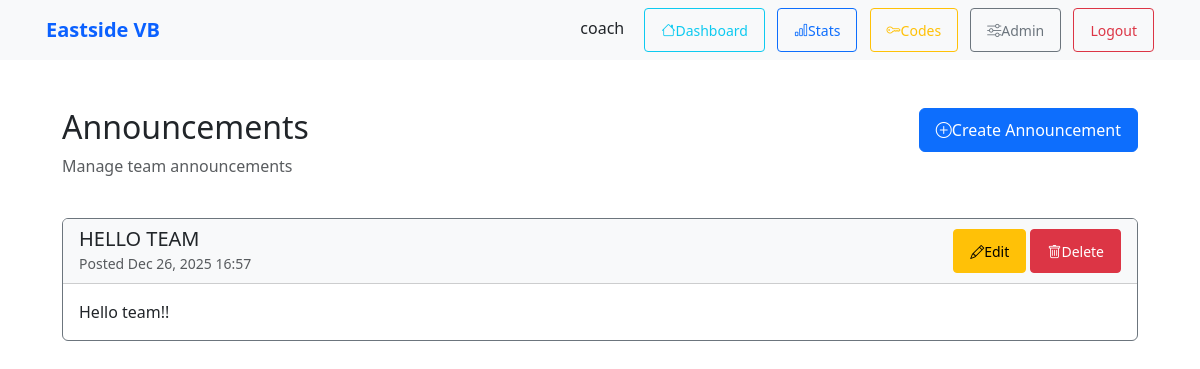
The page /announcements/ (signed in) on the database its author committed.
### team/models.py (models this page shows, shortened)
class Announcement(models.Model):
    coach = models.ForeignKey(User, on_delete=models.CASCADE, related_name='announcements')
    title = models.CharField(max_length=200)
    message = models.TextField()
    created_at = models.DateTimeField(default=timezone.now)
    updated_at = models.DateTimeField(auto_now=True)
    is_urgent = models.BooleanField(default=False)
    class Meta:
        ordering = ['-created_at']

### team/views.py (the view)
# urls.py: path('announcements/', announcement_list, name='announcement_list'),
@login_required
@user_passes_test(is_coach)
def announcement_list(request):
    from .models import Announcement
    announcements = Announcement.objects.filter(coach=request.user).order_by('-created_at')
    context = {
        'announcements': announcements,
    }
    return render(request, 'team/announcement_list.html', context)

### team/views.py (called while the page is built)
def is_coach(user):
    return user.is_staff or user.is_superuser

### team/templates/team/announcement_list.html (shortened to what this page needs)
{% extends "base.html" %}
{% block content %}
<div class="container mt-4">
    <div class="row mb-4">
        <div class="col-md-8">
            <h1 class="h2">Announcements</h1>
            <p class="text-muted">Manage team announcements</p>
        </div>
        <div class="col-md-4 text-end">
            <a href="{% url 'team:announcement_create' %}" class="btn btn-primary">
                <i class="bi bi-plus-circle"></i> Create Announcement
            </a>
        </div>
    </div>
    {% if announcements %}
        <div class="row">
            {% for announcement in announcements %}
                <div class="col-md-12 mb-3">
                    <div class="card {% if announcement.is_urgent %}border-danger{% else %}border-secondary{% endif %}">
                        <div class="card-header {% if announcement.is_urgent %}bg-danger text-white{% else %}bg-light{% endif %}">
                            <div class="d-flex justify-content-between align-items-center">
                                <div>
                                    <h5 class="mb-0">
                                        {{ announcement.title }}
                                    </h5>
                                    <small class="text-muted">
                                        Posted {{ announcement.created_at|date:"M d, Y H:i" }}
                                    </small>
                                </div>
                                <div>
                                    <a href="{% url 'team:announcement_edit' announcement.pk %}" class="btn btn-sm btn-warning">
                                        <i class="bi bi-pencil"></i> Edit
                                    </a>
                                    <a href="{% url 'team:announcement_delete' announcement.pk %}" class="btn btn-sm btn-danger">
                                        <i class="bi bi-trash"></i> Delete
                                    </a>
                                </div>
                            </div>
                        </div>
                        <div class="card-body">
                            <p class="card-text">{{ announcement.message }}</p>
                        </div>
                    </div>
                </div>
            {% endfor %}
        </div>
    {% endif %}
</div>
{% endblock %}

### team/templates/base.html (shortened to what this page needs)
<!doctype html>
<html lang="en">
  <head>
    {% load static %}
    <link href="https://cdn.jsdelivr.net/npm/bootstrap@5.3.2/dist/css/bootstrap.min.css" rel="stylesheet">
    <link rel="stylesheet" href="https://cdn.jsdelivr.net/npm/bootstrap-icons@1.11.0/font/bootstrap-icons.css">
    <link rel="stylesheet" href="{% static 'team/css/players.css' %}">
  </head>
  <body>
    <nav class="navbar navbar-expand-lg navbar-light bg-light">
      <div class="container">
        {% block brand %}
        <span class="navbar-brand navbar-brand-static">Eastside VB</span>
        {% endblock %}
        <div class="ms-auto">
          {% if user.is_authenticated %}
            <span class="me-3">{{ user.username }}</span>
            <a class="btn btn-sm btn-outline-info me-2" href="{% url 'team:player_dashboard' %}" title="My Dashboard">
              <i class="bi bi-house"></i> Dashboard
            </a>
            {% if user.is_staff %}
              <a class="btn btn-sm btn-outline-primary me-2" href="{% url 'team:player_stats_list' %}" title="View Team Stats">
                <i class="bi bi-bar-chart"></i> Stats
              </a>
              <a class="btn btn-sm btn-outline-warning me-2" href="{% url 'team:coach_codes' %}" title="Generate Access Codes">
                <i class="bi bi-key"></i> Codes
              </a>
              <a class="btn btn-sm btn-outline-secondary me-2" href="/admin/">
                <i class="bi bi-sliders"></i> Admin
              </a>
            {% endif %}
            <form method="post" action="{% url 'logout' %}" style="display:inline;">
              <button class="btn btn-sm btn-outline-danger" type="submit">Logout</button>
            </form>
          {% else %}
            <a class="btn btn-sm btn-outline-primary me-2" href="/signup/">Sign up</a>
            <a class="btn btn-sm btn-outline-success" href="/accounts/login/">Login</a>
          {% endif %}
        </div>
      </div>
    </nav>
    <main class="container py-4">
      {% block content %}{% endblock %}
    </main>
  </body>
</html>

### team/static/team/css/players.css (style rules this page uses)
.navbar-brand-static { cursor: default; pointer-events: none; color: #0b61ff; text-decoration: none; font-weight: 600; }

### team/templates/base.html (style rules this page uses)
.navbar-brand-static { cursor: default; pointer-events: none; color: #0b61ff; text-decoration: none; font-weight: 600; }
body { -webkit-font-smoothing: antialiased; -webkit-touch-callout: none; }
.btn { min-height: 44px; min-width: 44px; display: inline-flex; align-items: center; justify-content: center; padding: 0.5rem 1rem; }

### rows shown on the page
Announcement: title "HELLO TEAM", created_at "Dec 26, 2025 16:57", message "Hello team!!"

### other values the page prints
{{ user.username }} "coach"
